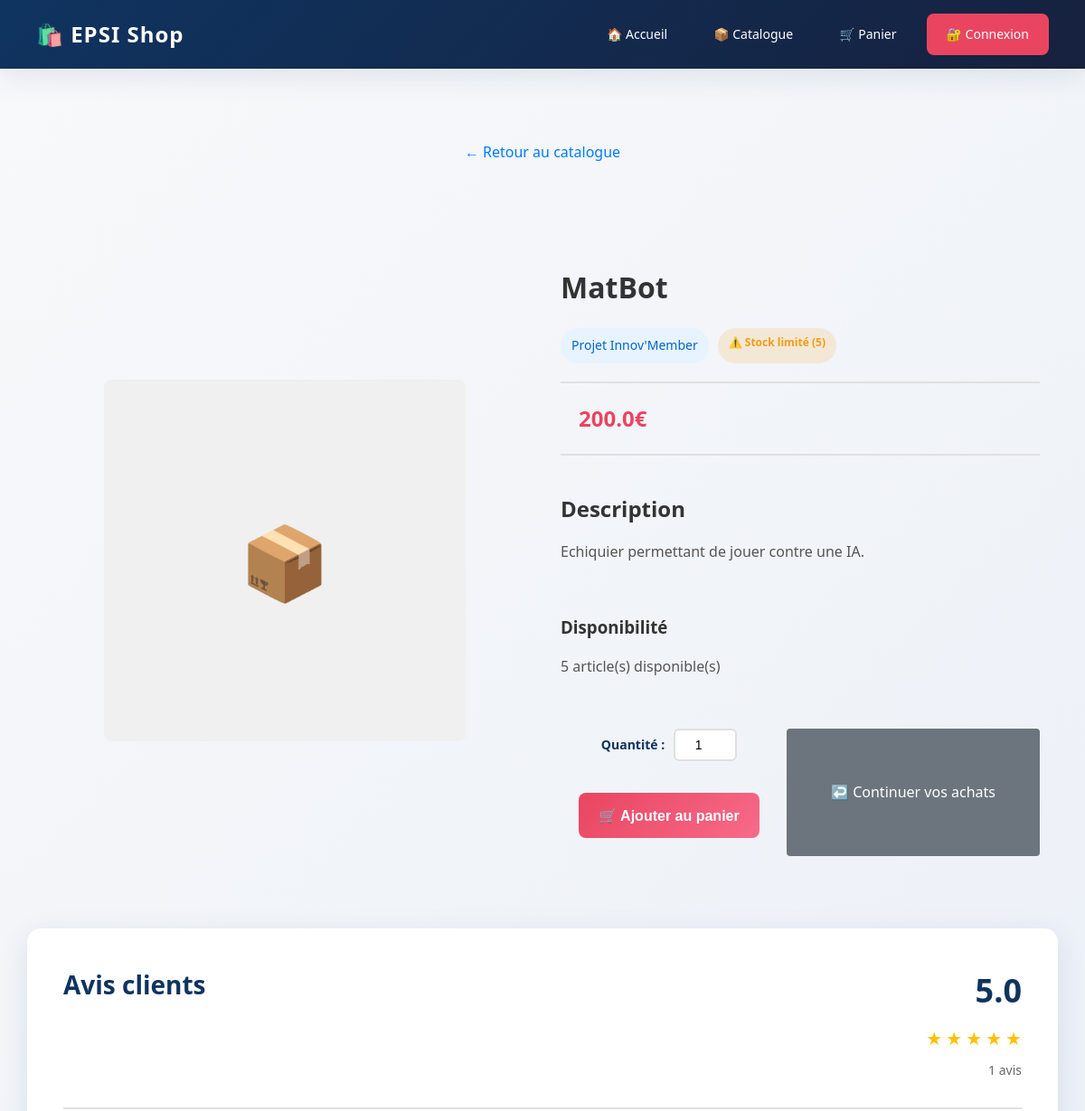
The page /produit/1 (upper part) on the database as committed earlier.
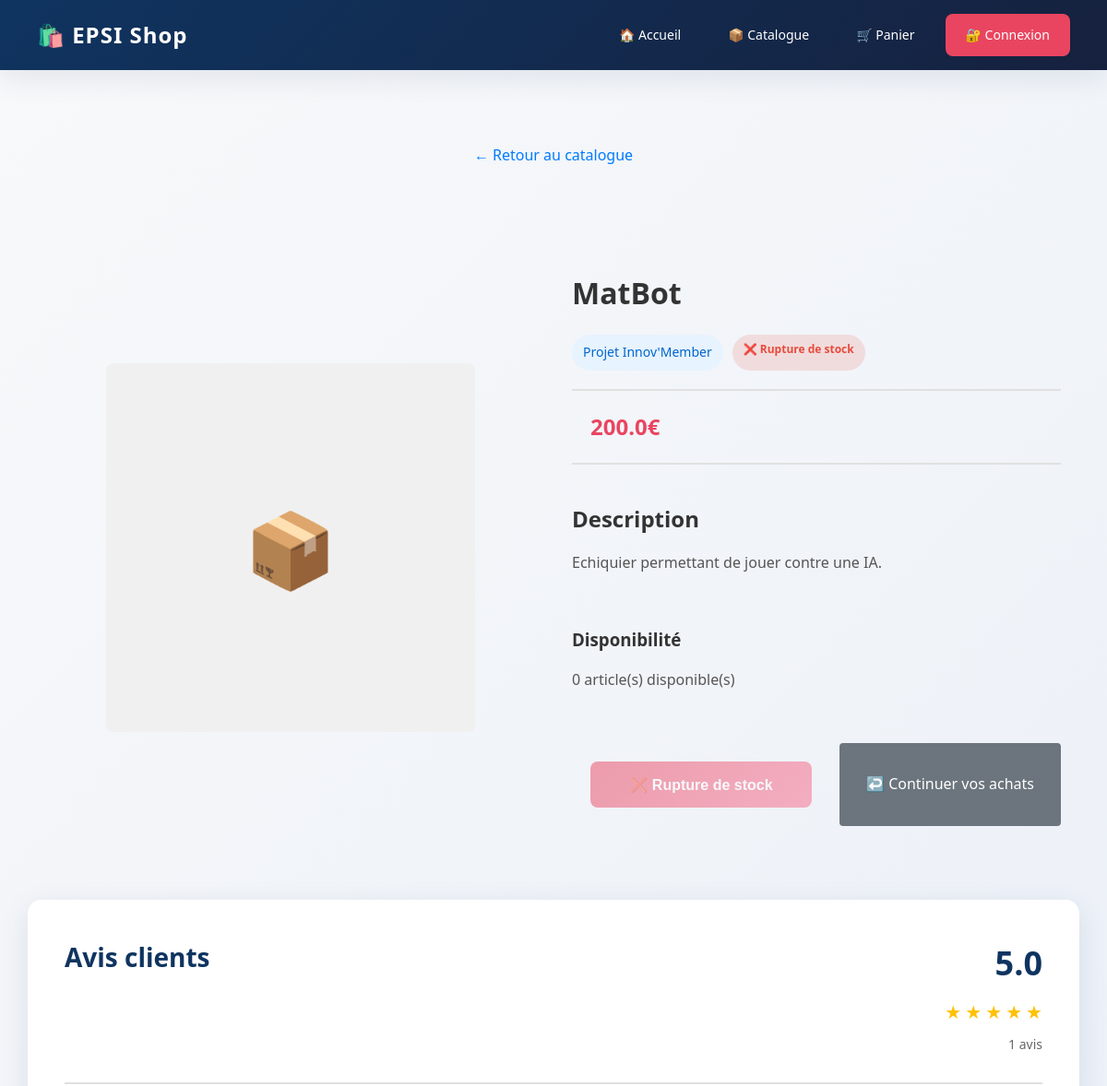
The same page on the database as committed later.
### tables this page shows
CREATE TABLE produits (
                id INTEGER PRIMARY KEY AUTOINCREMENT,
                nom TEXT NOT NULL,
                prix REAL NOT NULL,
                description TEXT,
                categorie TEXT,
                stock INTEGER DEFAULT 10
            );

### app.py (the view)
@app.route('/produit/<int:produit_id>')
def produit(produit_id):
    produit = db.get_produit(produit_id)
    if not produit:
        return redirect('/catalogue')
    avis = db.get_avis_produit(produit_id)
    moyenne_note = db.get_moyenne_note_produit(produit_id)
    nombre_avis = db.get_nombre_avis_produit(produit_id)
    return render_template('produit.html', produit=produit, avis=avis, moyenne_note=moyenne_note, nombre_avis=nombre_avis)

### database.py (called while the page is built)
    def get_connexion(self):
        conn = sqlite3.connect(self.dbname, timeout=10)
        conn.row_factory = sqlite3.Row
        conn.execute('PRAGMA journal_mode=WAL')
        return conn

    def get_produit(self, id):
        conn = self.get_connexion()
        try:
            produit = conn.execute('SELECT * FROM produits WHERE id=?', (id,)).fetchone()
        finally:
            conn.close()
        return produit

    def get_avis_produit(self, produit_id):
        conn = self.get_connexion()
        try:
            avis = conn.execute(
                'SELECT * FROM avis WHERE produit_id=? ORDER BY date DESC',
                (produit_id,)
            ).fetchall()
        finally:
            conn.close()
        return avis

    def get_moyenne_note_produit(self, produit_id):
        conn = self.get_connexion()
        try:
            result = conn.execute(
                'SELECT AVG(note) as moyenne FROM avis WHERE produit_id=?',
                (produit_id,)
            ).fetchone()
            moyenne = result['moyenne'] if result['moyenne'] else 0
        finally:
            conn.close()
        return round(moyenne, 1)

### templates/produit.html (shortened to what this page needs)
{% extends 'base.html' %}
{% block content %}
<div class="page-header">
    <a href="/catalogue" class="back-link">← Retour au catalogue</a>
</div>
<div class="produit-detail">
    <div class="product-detail-container">
        <div class="product-image">
            <div class="image-placeholder">
                📦
            </div>
        </div>
        <div class="product-details">
            <h1>{{ produit.nom }}</h1>
            <div class="product-meta">
                <span class="categorie-badge">{{ produit.categorie }}</span>
                <span class="stock-badge {% if produit.stock > 10 %}in-stock{% elif produit.stock > 0 %}low-stock{% else %}out-stock{% endif %}">
                    {% if produit.stock > 10 %}
                        ✅ En stock
                    {% elif produit.stock > 0 %}
                        ⚠️ Stock limité ({{ produit.stock }})
                    {% else %}
                        ❌ Rupture de stock
                    {% endif %}
                </span>
            </div>
            <div class="price-section">
                <p class="product-price">{{ produit.prix }}€</p>
            </div>
            <div class="description-section">
                <h2>Description</h2>
                <p>{{ produit.description }}</p>
            </div>
            <div class="stock-section">
                <h3>Disponibilité</h3>
                <p>{{ produit.stock }} article(s) disponible(s)</p>
            </div>
            <div class="action-buttons">
                {% if produit.stock > 0 %}
                    <form method="POST" action="/ajouter_au_panier/{{ produit.id }}" class="add-to-cart-form-detail">
                        <div class="quantity-selector">
                            <label for="qty_produit">Quantité :</label>
                            <input type="number" id="qty_produit" name="quantite" min="1" max="{{ produit.stock }}" value="1" required>
                        </div>
                        <button type="submit" class="btn-add-cart btn-large">🛒 Ajouter au panier</button>
                    </form>
                {% else %}
                    <button class="btn-add-cart btn-large" disabled>
                        ❌ Rupture de stock
                    </button>
                {% endif %}
                <a href="/catalogue" class="btn-product-continue">
                    ↩️ Continuer vos achats
                </a>
            </div>
        </div>
    </div>
</div>
<div class="reviews-section">
    <div class="reviews-header">
        <h2>Avis clients</h2>
        <div class="rating-summary">
            <div class="average-rating">
                <span class="rating-number">{{ moyenne_note }}</span>
                <div class="stars">
                    {% for i in range(5) %}
                        {% if i < moyenne_note|int %}
                            <span class="star filled">★</span>
                        {% elif i < moyenne_note %}
                            <span class="star half">★</span>
                        {% else %}
                            <span class="star empty">★</span>
                        {% endif %}
                    {% endfor %}
                </div>
                <span class="review-count">{{ nombre_avis }} avis</span>
            </div>
        </div>
    </div>
</div>
{% endblock %}

Rows that differ between the two databases and show on the page:
changed produits "MatBot": stock "5" → "0"; stock "5" → (not shown)
Other text that changed with them:
form field quantite: "1" → (not shown)
text no longer shown: "⚠️ Stock limité ( ) Quantité : 🛒 Ajouter au panier"
text now shown: "❌ Rupture de stock ❌ Rupture de stock"
